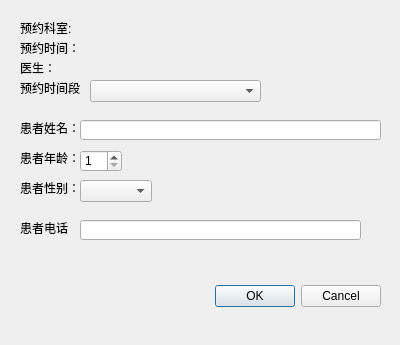
<?xml version="1.0" encoding="UTF-8"?>
<ui version="4.0">
 <class>AddAppointmentDialog</class>
 <widget class="QDialog" name="AddAppointmentDialog">
  <property name="geometry">
   <rect>
    <x>0</x>
    <y>0</y>
    <width>400</width>
    <height>345</height>
   </rect>
  </property>
  <property name="windowTitle">
   <string>预约</string>
  </property>
  <widget class="QDialogButtonBox" name="buttonBox">
   <property name="geometry">
    <rect>
     <x>40</x>
     <y>280</y>
     <width>341</width>
     <height>32</height>
    </rect>
   </property>
   <property name="orientation">
    <enum>Qt::Horizontal</enum>
   </property>
   <property name="standardButtons">
    <set>QDialogButtonBox::Cancel|QDialogButtonBox::Ok</set>
   </property>
  </widget>
  <widget class="QLabel" name="label_depaerment">
   <property name="geometry">
    <rect>
     <x>20</x>
     <y>20</y>
     <width>371</width>
     <height>16</height>
    </rect>
   </property>
   <property name="text">
    <string>预约科室:</string>
   </property>
  </widget>
  <widget class="QLabel" name="label_time">
   <property name="geometry">
    <rect>
     <x>20</x>
     <y>40</y>
     <width>361</width>
     <height>16</height>
    </rect>
   </property>
   <property name="text">
    <string>预约时间：</string>
   </property>
  </widget>
  <widget class="QLabel" name="label_doctor">
   <property name="geometry">
    <rect>
     <x>20</x>
     <y>60</y>
     <width>361</width>
     <height>16</height>
    </rect>
   </property>
   <property name="text">
    <string>医生：</string>
   </property>
  </widget>
  <widget class="QLabel" name="label_4">
   <property name="geometry">
    <rect>
     <x>20</x>
     <y>120</y>
     <width>61</width>
     <height>16</height>
    </rect>
   </property>
   <property name="text">
    <string>患者姓名：</string>
   </property>
  </widget>
  <widget class="QLineEdit" name="lineEdit_name">
   <property name="geometry">
    <rect>
     <x>80</x>
     <y>120</y>
     <width>301</width>
     <height>20</height>
    </rect>
   </property>
  </widget>
  <widget class="QLabel" name="label_5">
   <property name="geometry">
    <rect>
     <x>20</x>
     <y>150</y>
     <width>61</width>
     <height>16</height>
    </rect>
   </property>
   <property name="text">
    <string>患者年龄：</string>
   </property>
  </widget>
  <widget class="QSpinBox" name="spinBox_age">
   <property name="geometry">
    <rect>
     <x>80</x>
     <y>150</y>
     <width>42</width>
     <height>22</height>
    </rect>
   </property>
   <property name="minimum">
    <number>1</number>
   </property>
   <property name="maximum">
    <number>114514</number>
   </property>
  </widget>
  <widget class="QLabel" name="label_6">
   <property name="geometry">
    <rect>
     <x>20</x>
     <y>180</y>
     <width>61</width>
     <height>16</height>
    </rect>
   </property>
   <property name="text">
    <string>患者性别：</string>
   </property>
  </widget>
  <widget class="QComboBox" name="comboBox_gender">
   <property name="geometry">
    <rect>
     <x>80</x>
     <y>180</y>
     <width>72</width>
     <height>22</height>
    </rect>
   </property>
  </widget>
  <widget class="QLabel" name="label_7">
   <property name="geometry">
    <rect>
     <x>20</x>
     <y>220</y>
     <width>51</width>
     <height>16</height>
    </rect>
   </property>
   <property name="text">
    <string>患者电话</string>
   </property>
  </widget>
  <widget class="QLineEdit" name="lineEdit_tel">
   <property name="geometry">
    <rect>
     <x>80</x>
     <y>220</y>
     <width>281</width>
     <height>20</height>
    </rect>
   </property>
  </widget>
  <widget class="QLabel" name="label">
   <property name="geometry">
    <rect>
     <x>20</x>
     <y>80</y>
     <width>71</width>
     <height>16</height>
    </rect>
   </property>
   <property name="text">
    <string>预约时间段</string>
   </property>
  </widget>
  <widget class="QComboBox" name="comboBox_time_period">
   <property name="geometry">
    <rect>
     <x>90</x>
     <y>80</y>
     <width>171</width>
     <height>22</height>
    </rect>
   </property>
  </widget>
 </widget>
 <resources/>
 <connections>
  <connection>
   <sender>buttonBox</sender>
   <signal>accepted()</signal>
   <receiver>AddAppointmentDialog</receiver>
   <slot>accept()</slot>
   <hints>
    <hint type="sourcelabel">
     <x>248</x>
     <y>254</y>
    </hint>
    <hint type="destinationlabel">
     <x>157</x>
     <y>274</y>
    </hint>
   </hints>
  </connection>
  <connection>
   <sender>buttonBox</sender>
   <signal>rejected()</signal>
   <receiver>AddAppointmentDialog</receiver>
   <slot>reject()</slot>
   <hints>
    <hint type="sourcelabel">
     <x>316</x>
     <y>260</y>
    </hint>
    <hint type="destinationlabel">
     <x>286</x>
     <y>274</y>
    </hint>
   </hints>
  </connection>
 </connections>
</ui>
